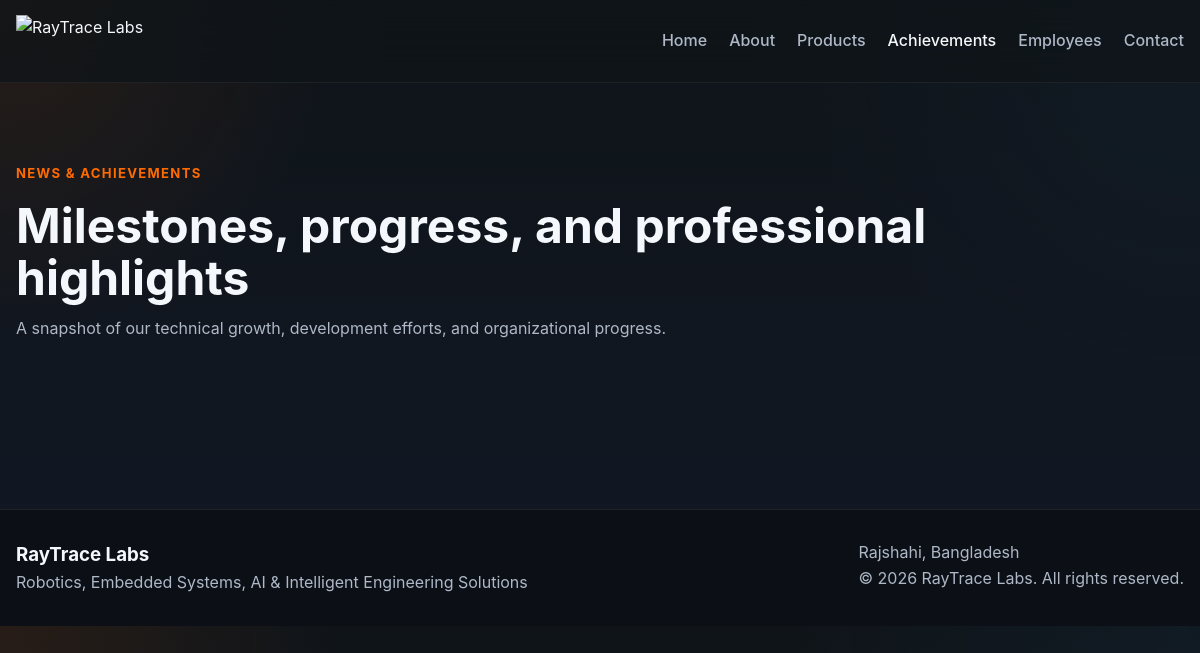
/achievements, run on the app's committed database.
### tables this page shows
CREATE TABLE site_settings (
            id INTEGER PRIMARY KEY AUTOINCREMENT,
            key TEXT NOT NULL UNIQUE,
            value TEXT
        );

### app.py (the view)
@app.route("/achievements")
def achievements():
    achievements_data = query_all("SELECT * FROM achievements ORDER BY id DESC")
    return render_template("achievements.html", achievements_data=achievements_data)

### app.py (called while the page is built)
@app.context_processor
def inject_site_data():
    return {
        "global_site_name": get_setting("site_name", "RayTrace Labs"),
        "global_site_tagline": get_setting(
            "site_tagline",
            "Robotics, Embedded Systems, AI & Intelligent Engineering Solutions"
        ),
        "global_site_location": get_setting("site_location", "Rajshahi, Bangladesh"),
        "global_footer_text": get_setting(
            "footer_text",
            "© 2026 RayTrace Labs. All rights reserved."
        ),
    }

def get_setting(key, default_value=""):
    row = query_one("SELECT value FROM site_settings WHERE key = ?", (key,))
    return row["value"] if row else default_value

### database.py (called while the page is built)
def get_connection():
    conn = sqlite3.connect(DB_PATH)
    conn.row_factory = sqlite3.Row
    return conn

def query_all(sql, params=()):
    conn = get_connection()
    try:
        rows = conn.execute(sql, params).fetchall()
        return rows
    finally:
        conn.close()

def query_one(sql, params=()):
    conn = get_connection()
    try:
        row = conn.execute(sql, params).fetchone()
        return row
    finally:
        conn.close()

### templates/achievements.html (shortened to what this page needs)
{% extends "base.html" %}
{% block content %}
<section class="page-hero">
    <div class="container">
        <p class="eyebrow">News & Achievements</p>
        <h1>Milestones, progress, and professional highlights</h1>
        <p class="page-subtext">A snapshot of our technical growth, development efforts, and organizational progress.</p>
    </div>
</section>
<section class="cards-section">
</section>
{% endblock %}

### templates/partials/footer.html
<footer class="footer">
    <div class="container footer-flex">
        <div>
            <h3>{{ global_site_name }}</h3>
            <p>{{ global_site_tagline }}</p>
        </div>
        <div>
            <p>{{ global_site_location }}</p>
            <p>{{ global_footer_text }}</p>
        </div>
    </div>
</footer>

### static/css/style.css (style rules this page uses)
:root { --bg: #0F1419; --surface: #1a1f2e; --surface-2: #202637; --text: #f4f7fb; --muted: #aeb8c7; --primary: #FF6B00; --primary-dark: #db5d00; --navy: #1A3A52; --border: rgba(255,255,255,0.08); --shadow: 0 20px 60px rgba(0, 0, 0, 0.35); --radius-lg: 26px; --radius-md: 18px; --radius-sm: 12px; --container: 1180px; --transition: 0.3s ease; }
* { margin: 0; padding: 0; box-sizing: border-box; }
html { scroll-behavior: smooth; }
body { font-family: -apple-system, BlinkMacSystemFont, "Segoe UI", Arial, sans-serif; background: radial-gradient(circle at top left, rgba(255,107,0,0.10), transparent 25%), radial-gradient(circle at top right, rgba(26,58,82,0.18), transparent 30%), linear-gradient(180deg, #0F1419 0%, #121825 100%); color: var(--text); line-height: 1.6; }
.container { width: min(100% - 32px, var(--container)); margin: 0 auto; }
.eyebrow { color: var(--primary); text-transform: uppercase; letter-spacing: 0.1em; font-size: 0.82rem; font-weight: 700; margin-bottom: 16px; }
.cards-section { padding: 72px 0; }
.page-hero { padding: 80px 0 24px; }
.page-hero h1 { font-size: clamp(2rem, 4vw, 3.6rem); line-height: 1.08; margin-bottom: 12px; max-width: 960px; }
.page-subtext { max-width: 760px; color: var(--muted); }
.footer { padding: 30px 0; border-top: 1px solid rgba(255,255,255,0.08); background: rgba(10, 14, 19, 0.8); }
.footer-flex { display: flex; justify-content: space-between; gap: 20px; flex-wrap: wrap; }
.footer p { color: var(--muted); }

### data on the page
site_settings: value "RayTrace Labs"
site_settings: value "Robotics, Embedded Systems, AI & Intelligent Engineering Solutions"
site_settings: value "Rajshahi, Bangladesh"

### other printed values
{{ global_footer_text }} "© 2026 RayTrace Labs. All rights reserved."
